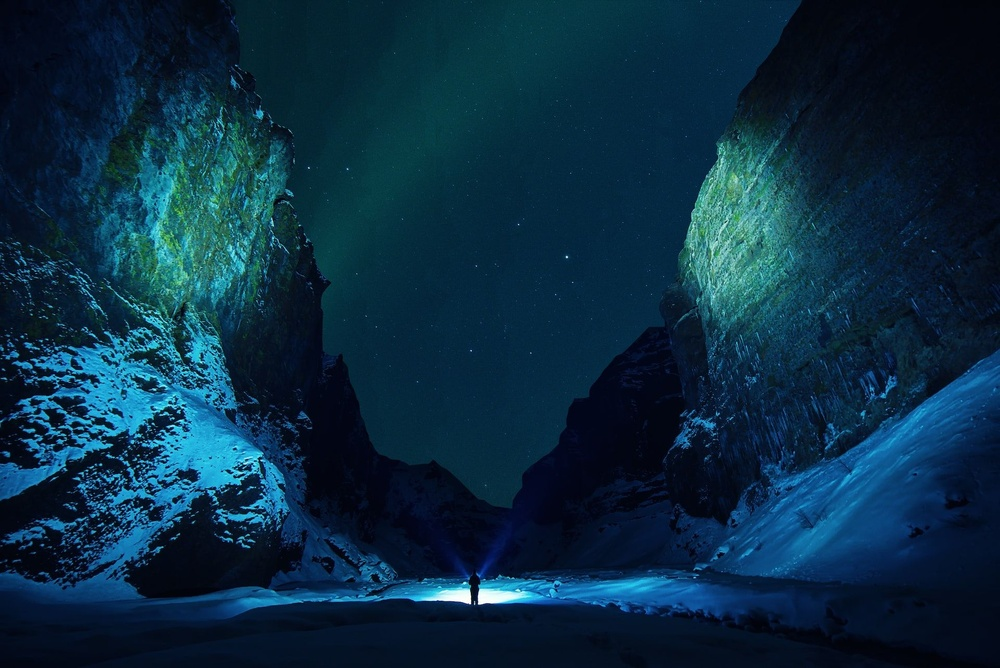
#> input picture Image processing/3_class/low.jpg, 1000 x 668 px, shrunk from 1920 x 1282 before the run, found by its file name
$ python convert.py
#> lines starting #> are read from the running program, lines starting #| are printed output that depends on the picture
#> further down, image is the input picture: shape (668, 1000, 3); mean R, G, B 10, 43.5, 65.2
import numpy as np
import matplotlib.pyplot as plt

def grayscale(image):
    height,width=image.shape[:2]
#> height = 668; width = 1000
    grayimage=np.zeros((height,width),dtype=np.uint8)

    for i in range(height):
        for j in range(width):
            red=image[i,j,0]
            green=image[i,j,1]
            blue=image[i,j,2]
            gray_value=0.3*red+0.59*green+0.11*blue
            grayimage[i,j]=gray_value
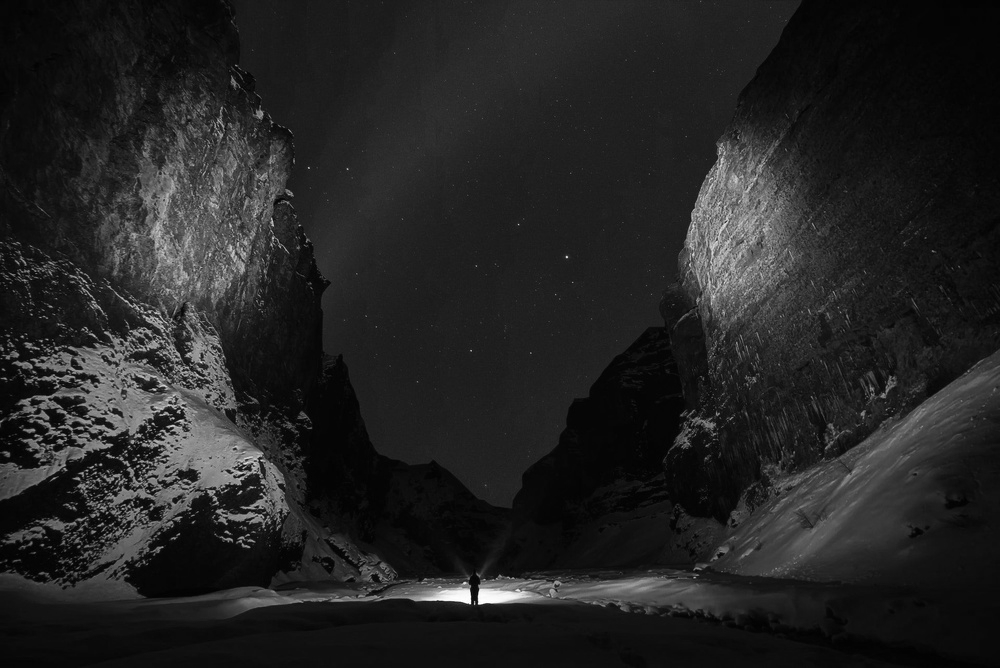
#> grayimage: shape (668, 1000); min 0, max 254, mean 35.3
    return grayimage

if __name__=="__main__":
    image=plt.imread("E:\\college\\3_class\\low.jpg")
    plt.imshow(image)
    plt.show()

    image=grayscale(image)
    plt.imshow(image,cmap='gray')
    plt.show()

$ run again, with Image processing/3_class/high.jpeg copied over Image processing/3_class/low.jpg
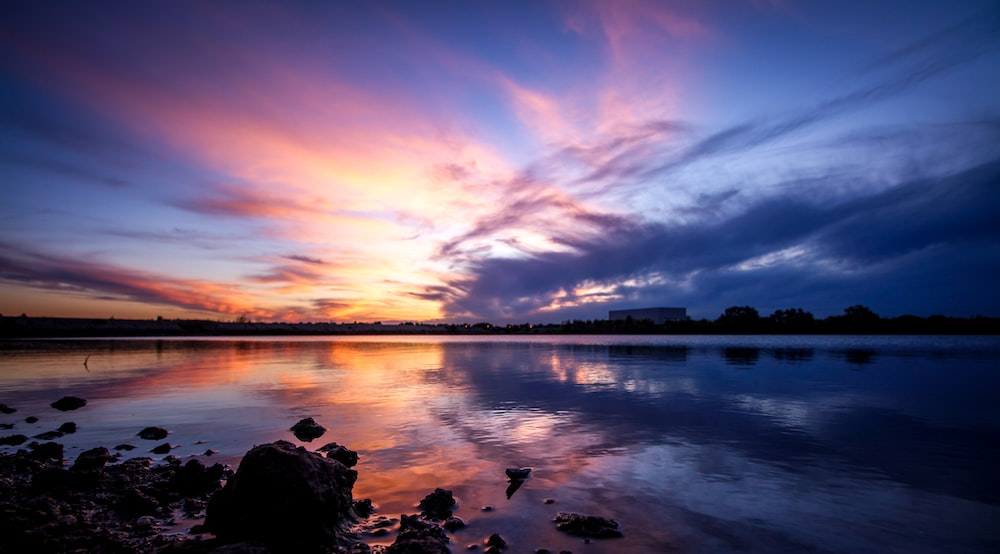
#> input picture Image processing/3_class/high.jpeg, 1000 x 554 px, found by its file name
#> image is the input picture: shape (554, 1000, 3); mean R, G, B 92.9, 83.2, 114.7
#> after the loop in grayscale, `for i in range(height):`:
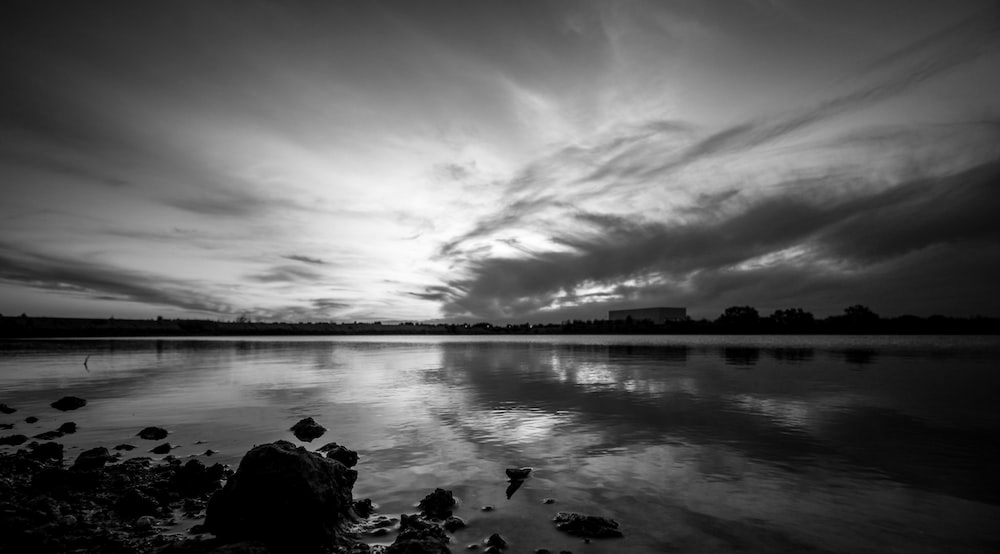
#> grayimage: shape (554, 1000); min 0, max 255, mean 89
